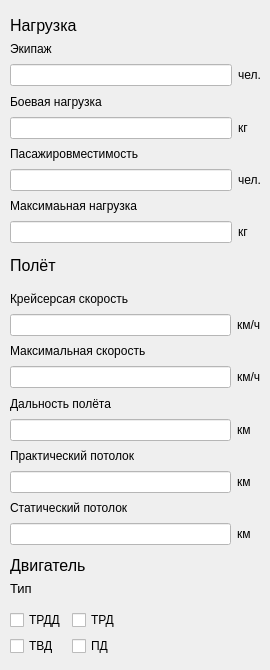
      <widget class="QWidget" name="page_4">
       <widget class="QLabel" name="H_load">
        <property name="geometry">
         <rect>
          <x>10</x>
          <y>10</y>
          <width>181</width>
          <height>31</height>
         </rect>
        </property>
        <property name="font">
         <font>
          <pointsize>12</pointsize>
         </font>
        </property>
        <property name="text">
         <string>Нагрузка</string>
        </property>
       </widget>
       <widget class="QWidget" name="gridLayoutWidget_14">
        <property name="geometry">
         <rect>
          <x>10</x>
          <y>40</y>
          <width>251</width>
          <height>203</height>
         </rect>
        </property>
        <layout class="QGridLayout" name="gridLayout_load_H">
         <item row="5" column="0">
          <widget class="QLineEdit" name="H_load_line_pascap">
           <property name="styleSheet">
            <string notr="true">background-color: rgb(255, 255, 255);</string>
           </property>
          </widget>
         </item>
         <item row="5" column="1">
          <widget class="QLabel" name="H_load_lb_pascap_ch">
           <property name="text">
            <string>чел.</string>
           </property>
          </widget>
         </item>
         <item row="0" column="0">
          <widget class="QLabel" name="H_load_lb_crew">
           <property name="text">
            <string>Экипаж</string>
           </property>
          </widget>
         </item>
         <item row="6" column="0">
          <widget class="QLabel" name="H_load_lb_maxlo">
           <property name="text">
            <string>Максимаьная нагрузка</string>
           </property>
          </widget>
         </item>
         <item row="2" column="0">
          <widget class="QLabel" name="H_load_lb_comlo">
           <property name="text">
            <string>Боевая нагрузка</string>
           </property>
          </widget>
         </item>
         <item row="3" column="1">
          <widget class="QLabel" name="H_load_lb_comlo_kg">
           <property name="text">
            <string>кг</string>
           </property>
          </widget>
         </item>
         <item row="1" column="0">
          <widget class="QLineEdit" name="H_load_line_crew">
           <property name="styleSheet">
            <string notr="true">background-color: rgb(255, 255, 255);</string>
           </property>
          </widget>
         </item>
         <item row="1" column="1">
          <widget class="QLabel" name="H_load_lb_crew_ch">
           <property name="text">
            <string>чел.</string>
           </property>
          </widget>
         </item>
         <item row="3" column="0">
          <widget class="QLineEdit" name="H_load_line_comlo">
           <property name="styleSheet">
            <string notr="true">background-color: rgb(255, 255, 255);</string>
           </property>
          </widget>
         </item>
         <item row="4" column="0">
          <widget class="QLabel" name="H_load_lb_pascap">
           <property name="text">
            <string>Пасажировместимость</string>
           </property>
          </widget>
         </item>
         <item row="7" column="0">
          <widget class="QLineEdit" name="H_load_line_maxlo">
           <property name="styleSheet">
            <string notr="true">background-color: rgb(255, 255, 255);</string>
           </property>
          </widget>
         </item>
         <item row="7" column="1">
          <widget class="QLabel" name="H_load_lb_msxlo_kg">
           <property name="text">
            <string>кг</string>
           </property>
          </widget>
         </item>
        </layout>
       </widget>
       <widget class="QLabel" name="H_flight">
        <property name="geometry">
         <rect>
          <x>10</x>
          <y>250</y>
          <width>181</width>
          <height>31</height>
         </rect>
        </property>
        <property name="font">
         <font>
          <pointsize>12</pointsize>
         </font>
        </property>
        <property name="text">
         <string>Полёт</string>
        </property>
       </widget>
       <widget class="QWidget" name="gridLayoutWidget_15">
        <property name="geometry">
         <rect>
          <x>10</x>
          <y>290</y>
          <width>251</width>
          <height>255</height>
         </rect>
        </property>
        <layout class="QGridLayout" name="gridLayout_flight_H">
         <item row="3" column="2">
          <widget class="QLabel" name="H_fl_lb_maxsp_kmh">
           <property name="text">
            <string>км/ч</string>
           </property>
          </widget>
         </item>
         <item row="1" column="2">
          <widget class="QLabel" name="H_fl_lb_cruis_kmh">
           <property name="text">
            <string>км/ч</string>
           </property>
          </widget>
         </item>
         <item row="3" column="0">
          <widget class="QLineEdit" name="H_fl_line_maxsp">
           <property name="styleSheet">
            <string notr="true">background-color: rgb(255, 255, 255);</string>
           </property>
          </widget>
         </item>
         <item row="4" column="0">
          <widget class="QLabel" name="H_fl_lb_rang">
           <property name="text">
            <string>Дальность полёта</string>
           </property>
          </widget>
         </item>
         <item row="2" column="0">
          <widget class="QLabel" name="H_fl_lb_maxsp">
           <property name="text">
            <string>Максимальная скорость</string>
           </property>
          </widget>
         </item>
         <item row="0" column="0">
          <widget class="QLabel" name="H_fl_lb_cruis">
           <property name="text">
            <string>Крейсерсая скорость</string>
           </property>
          </widget>
         </item>
         <item row="7" column="0">
          <widget class="QLineEdit" name="H_fl_line_prhi">
           <property name="styleSheet">
            <string notr="true">background-color: rgb(255, 255, 255);</string>
           </property>
          </widget>
         </item>
         <item row="7" column="2">
          <widget class="QLabel" name="H_fl_lb_prhi_km">
           <property name="text">
            <string>км</string>
           </property>
          </widget>
         </item>
         <item row="6" column="0">
          <widget class="QLabel" name="H_fl_lb_prhi">
           <property name="text">
            <string>Практический потолок</string>
           </property>
          </widget>
         </item>
         <item row="1" column="0">
          <widget class="QLineEdit" name="H_fl_line_cruis">
           <property name="styleSheet">
            <string notr="true">background-color: rgb(255, 255, 255);</string>
           </property>
          </widget>
         </item>
         <item row="5" column="2">
          <widget class="QLabel" name="H_fl_lb_rang_km">
           <property name="text">
            <string>км</string>
           </property>
          </widget>
         </item>
         <item row="5" column="0">
          <widget class="QLineEdit" name="H_fl_line_range">
           <property name="styleSheet">
            <string notr="true">background-color: rgb(255, 255, 255);</string>
           </property>
          </widget>
         </item>
         <item row="8" column="0">
          <widget class="QLabel" name="H_fl_lb_sthi">
           <property name="text">
            <string>Статический потолок</string>
           </property>
          </widget>
         </item>
         <item row="9" column="0">
          <widget class="QLineEdit" name="H_fl_line_sthi">
           <property name="styleSheet">
            <string notr="true">background-color: rgb(255, 255, 255);</string>
           </property>
          </widget>
         </item>
         <item row="9" column="2">
          <widget class="QLabel" name="H_fl_lb_sthi_km">
           <property name="text">
            <string>км</string>
           </property>
          </widget>
         </item>
        </layout>
       </widget>
       <widget class="QWidget" name="formLayoutWidget_17">
        <property name="geometry">
         <rect>
          <x>10</x>
          <y>610</y>
          <width>251</width>
          <height>51</height>
         </rect>
        </property>
        <layout class="QFormLayout" name="formLayout_eng_H">
         <item row="0" column="0">
          <widget class="QCheckBox" name="H_eng_type_cb_TRDD">
           <property name="text">
            <string>ТРДД</string>
           </property>
          </widget>
         </item>
         <item row="0" column="1">
          <widget class="QCheckBox" name="H_eng_type_cb_TRD">
           <property name="text">
            <string>ТРД</string>
           </property>
          </widget>
         </item>
         <item row="1" column="0">
          <widget class="QCheckBox" name="H_eng_type_cb_TVD">
           <property name="text">
            <string>ТВД</string>
           </property>
          </widget>
         </item>
         <item row="1" column="1">
          <widget class="QCheckBox" name="checkBox_74">
           <property name="text">
            <string>ПД</string>
           </property>
          </widget>
         </item>
        </layout>
       </widget>
       <widget class="QLabel" name="H_eng">
        <property name="geometry">
         <rect>
          <x>10</x>
          <y>550</y>
          <width>181</width>
          <height>31</height>
         </rect>
        </property>
        <property name="font">
         <font>
          <pointsize>12</pointsize>
         </font>
        </property>
        <property name="text">
         <string>Двигатель</string>
        </property>
       </widget>
       <widget class="QLabel" name="H_eng_type">
        <property name="geometry">
         <rect>
          <x>10</x>
          <y>580</y>
          <width>55</width>
          <height>16</height>
         </rect>
        </property>
        <property name="font">
         <font>
          <pointsize>10</pointsize>
         </font>
        </property>
        <property name="text">
         <string>Тип</string>
        </property>
       </widget>
      </widget>
